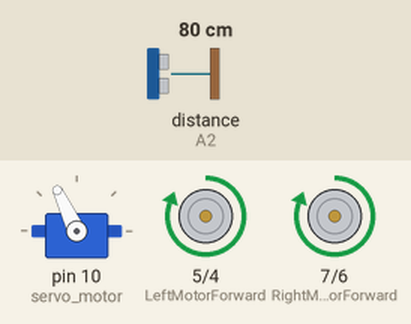
Bench run of a sketch on a simulated Arduino Uno, built with avr-gcc and run on an emulated ATmega328P. On the bench: servo, motor-driver pin pairs drawn as motors (green arrow = first pin HIGH = forward, orange = second pin HIGH = backward, longer = more drive). The inputs (shaded band) are chosen by the test bench; at power-on: distance to the obstacle (sensor on A2) 80 cm. The echo pulse lasts 58.3 µs per cm.

Above: at 3.2 s.
3.3 s: distance to the obstacle (sensor on A2) set to 38 cm
4.8 s: distance to the obstacle (sensor on A2) set to 33 cm
At 6.5 s:
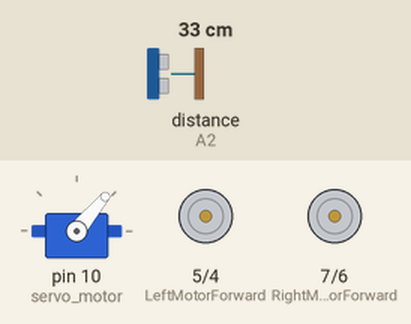
At 7.4 s:
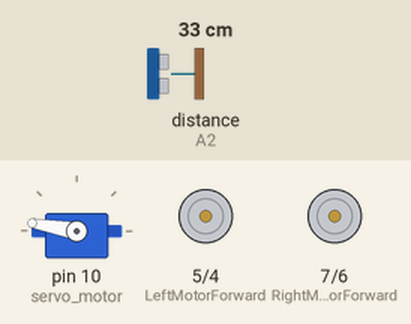
Timing chart, 0 to 16.8 s (numbered marks = the images above; inputs shaded):
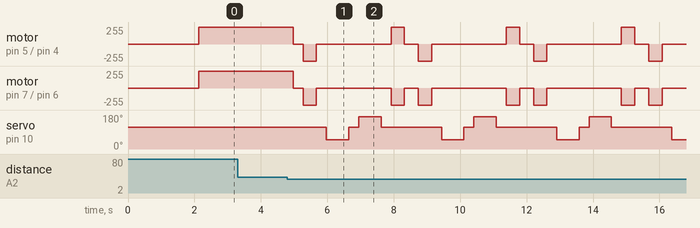

The sketch:

043-Obstacle-Avoiding-Robot-with-L298N.ino
```cpp
#include <Servo.h>          //Servo motor library. This is standard library
#include <NewPing.h>        //Ultrasonic sensor function library. You must install this library

//our L298N control pins
const int RightMotorForward = 7;
const int RightMotorBackward = 6;
const int LeftMotorForward = 5;
const int LeftMotorBackward = 4;

//sensor pins
#define trig_pin A1 //analog input 1
#define echo_pin A2 //analog input 2

#define maximum_distance 200
boolean goesForward = false;
int distance = 100;
int prevTurn=1;

NewPing sonar(trig_pin, echo_pin, maximum_distance); //sensor function
Servo servo_motor; //our servo name


void setup(){
  pinMode(RightMotorForward, OUTPUT);
  pinMode(LeftMotorForward, OUTPUT);
  pinMode(LeftMotorBackward, OUTPUT);
  pinMode(RightMotorBackward, OUTPUT);

  servo_motor.attach(10); //our servo pin

  servo_motor.write(115);
  delay(2000);
  distance = readPing();
}

void loop(){
  int distanceRight = 0;
  int distanceLeft = 0;
  delay(50);
  if (distance <= 35){
    moveStop();
    delay(300);
    moveBackward();
    delay(400);
    moveStop();
    delay(300);
    distanceRight = lookRight();
    delay(300);
    distanceLeft = lookLeft();
    delay(300);

    if (prevTurn==1){
      if(distanceRight >= 25){
       turnRight(400);
       moveStop();
      }
      else {
       prevTurn=0;
       turnLeft(400);
       moveStop();
      }
    }
    else{
      if(distanceLeft >= 25)
      {
       turnLeft(400);
       moveStop();
      }
      else
      {
       prevTurn=1;
       turnRight(400);
       moveStop();
      }

  }
  }
  else{
    moveForward();
  }
    distance = readPing();
}

int lookRight(){
  servo_motor.write(50);
  delay(500);
  int distance = readPing();
  delay(100);
  servo_motor.write(115);
  return distance;
}

int lookLeft(){
  servo_motor.write(170);
  delay(500);
  int distance = readPing();
  delay(100);
  servo_motor.write(115);
  return distance;
}

int readPing(){
  delay(70);
  int cm = sonar.ping_cm();
  return cm;
}

void moveStop(){

  digitalWrite(RightMotorForward, LOW);
  digitalWrite(LeftMotorForward, LOW);
  digitalWrite(RightMotorBackward, LOW);
  digitalWrite(LeftMotorBackward, LOW);
}

void moveForward(){

    digitalWrite(RightMotorForward, HIGH);
    digitalWrite(LeftMotorForward, HIGH);

    digitalWrite(RightMotorBackward, LOW);
    digitalWrite(LeftMotorBackward, LOW);
}

void moveBackward(){

  digitalWrite(RightMotorBackward, HIGH);
  digitalWrite(LeftMotorBackward, HIGH);

  digitalWrite(RightMotorForward, LOW);
  digitalWrite(LeftMotorForward, LOW);

}

void turnRight(int d){

  digitalWrite(RightMotorBackward, HIGH);
  digitalWrite(LeftMotorForward, HIGH);

  digitalWrite(RightMotorForward, LOW);
  digitalWrite(LeftMotorBackward, LOW);

  delay(d);
  moveStop();
}

void turnLeft(int d){

  digitalWrite(RightMotorForward, HIGH);
  digitalWrite(LeftMotorBackward, HIGH);

  digitalWrite(RightMotorBackward, LOW);
  digitalWrite(LeftMotorForward, LOW);

  delay(d);
  moveStop();
}
```

Measured:
- the behaviour switches between 36 and 35 cm on distance to the obstacle (sensor on A2) (found by bisection; images 0 and 1)
- after the input at 3.3 s, every drawn part: stays the same
